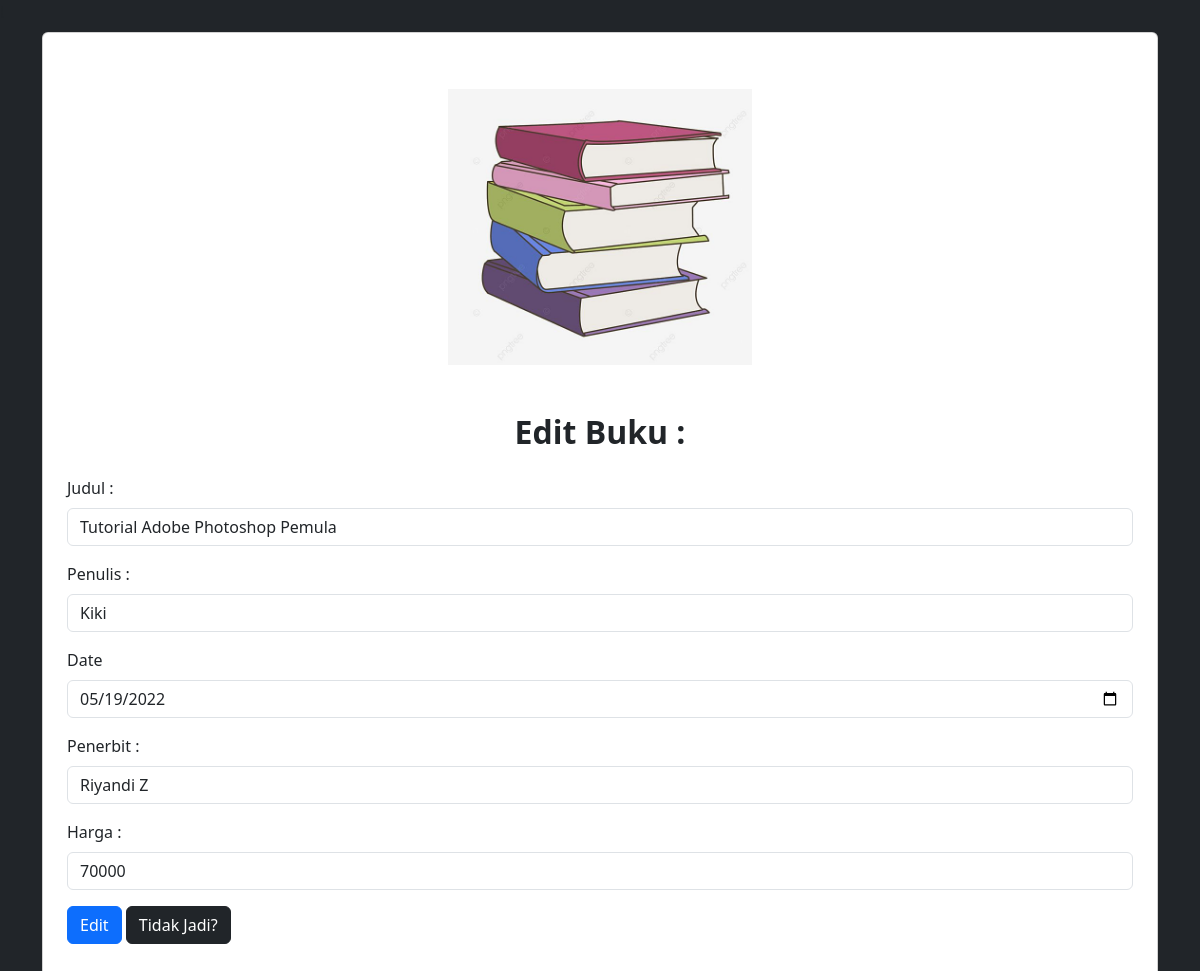
Screenshot of /Main/editbuku.php?id=22 (signed in) with the database file from the repository.
### tables this page shows
CREATE TABLE `t_buku` (
  `id_buku` int(11) NOT NULL,
  `judul` varchar(255) NOT NULL,
  `penulis` varchar(100) NOT NULL,
  `tahun_terbit` date NOT NULL,
  `penerbit` varchar(100) NOT NULL,
  `harga_buku` bigint(20) NOT NULL
);

### Main/editbuku.php (the view, shortened to what this page needs)
!<?php
    require '../koneksi.php';
    $get_id = $_GET['id'];
    $query = "SELECT * FROM t_buku WHERE id_buku = '$get_id'";
    $result = mysqli_query($db_perpus, $query);
    $data_buku = mysqli_fetch_assoc($result);
    ?>
<!DOCTYPE html>
<html lang="en">
<head>
    <link rel="stylesheet" href="https://cdn.jsdelivr.net/npm/bootstrap@5.3.0/dist/css/bootstrap.min.css">
    <link href="https://cdn.jsdelivr.net/npm/aos@2.3.4/dist/aos.css" rel="stylesheet">
</head>
<body class="bg-dark">
    <div class="aos-wrap" data-aos="fade-in" data-aos-duration="1200">
        <div class="container mt-2 mb-2">
            <div class="card p-2">
                <img src="../assets/bukudaftar.jpg" class="card-img-top img-fluid d-block mx-auto p-5" alt="..." style="width: 25rem">
                <h2 class="text-center fw-bold">Edit Buku :</h2>
                <form action="" method="post">
                    <div class="card-body">
                        <div class="mb-3">
                            <label for="judul" class="form-label">Judul :</label>
                            <input type="text" name="judul" id="judul" class="form-control" required autocomplete="off" value="<?= $data_buku['judul']; ?>">
                        </div>
                        <div class="mb-3">
                            <label for="penulis" class="form-label">Penulis :</label>
                            <input type="text" name="penulis" id="penulis" class="form-control" required autocomplete="off" value="<?= $data_buku['penulis']; ?>">
                        </div>
                        <div class="mb-3">
                            <label for="date" class="form-label">Date</label>
                            <input type="date" name="tahunterbit" id="date" class="form-control" value="<?= $data_buku['tahun_terbit']; ?>">
                        </div>
                        <div class="mb-3">
                            <label for="penerbit" class="form-label">Penerbit :</label>
                            <input type="text" name="penerbit" id="penerbit" class="form-control" required autocomplete="off" value="<?= $data_buku['penerbit']; ?>">
                        </div>
                        <div class="mb-3">
                            <label for="harga" class="form-label">Harga :</label>
                            <input type="number" name="hargabuku" id="harga" class="form-control" required autocomplete="off" value="<?= $data_buku['harga_buku']; ?>">
                        </div>
                        <div>
                            <button type="submit" name="edit" class="btn btn-primary">Edit</button>
                            <a class="btn btn-dark" href="buku.php">Tidak Jadi?</a>
                        </div>
                    </div>
                </form>
            </div>
        </div>
    </div>
</body>
</html>

### rows the page displays
t_buku: judul "Tutorial Adobe Photoshop Pemula", penulis "Kiki", tahunterbit "05/19/2022", penerbit "Riyandi Z", hargabuku "70000"
